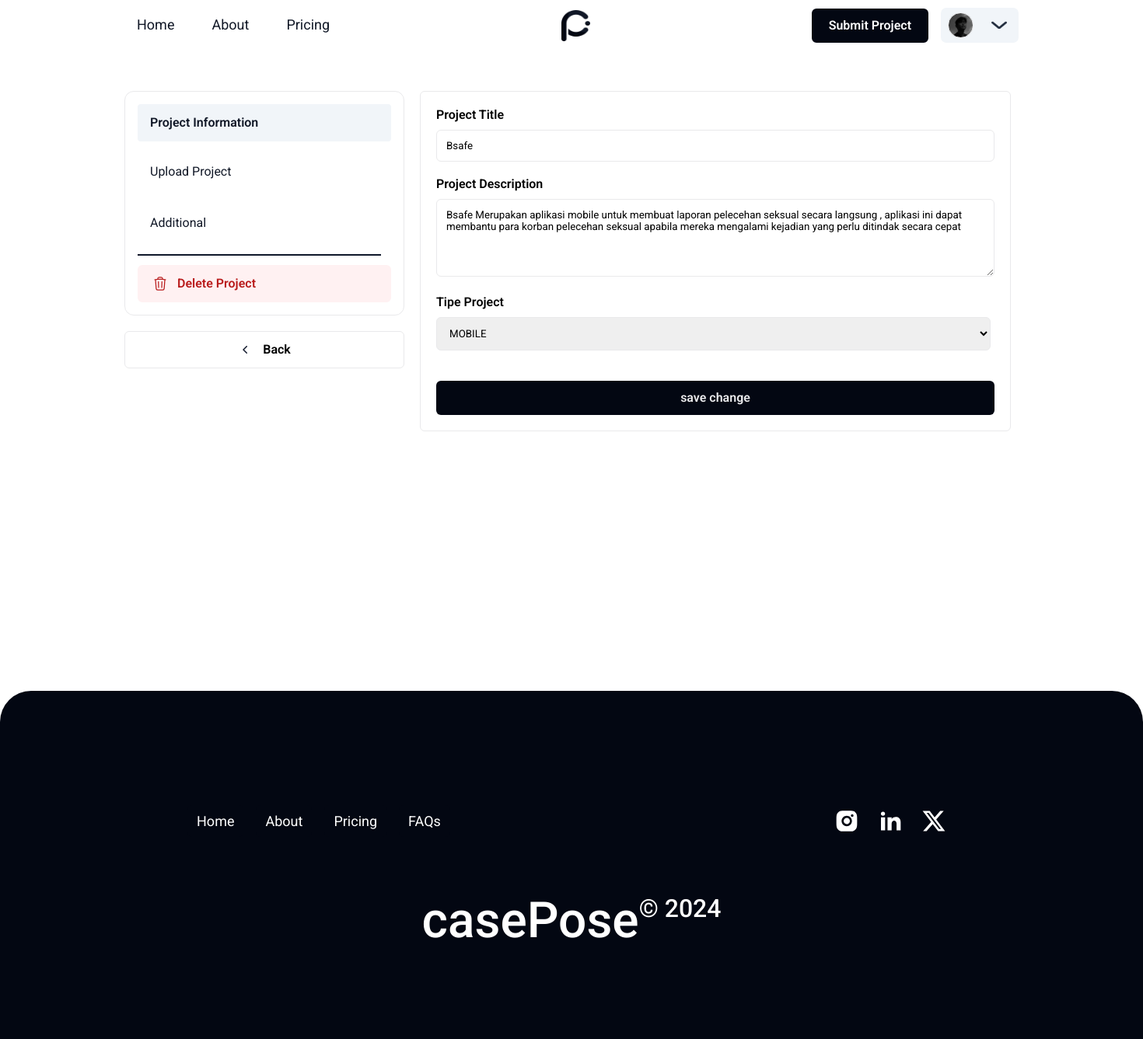
/after/edit-project/edit-project-1.php?idproject=4 (signed in), run on the app's committed database.
### tables this page shows
CREATE TABLE `user` (
  `userId` varchar(255) NOT NULL,
  `firstName` varchar(255) NOT NULL,
  `lastName` varchar(255) NOT NULL,
  `email` varchar(255) NOT NULL,
  `password` varchar(255) NOT NULL,
  `profilePicture` varchar(255) DEFAULT NULL,
  `personalWeb` varchar(255) DEFAULT NULL,
  `instagram` varchar(255) DEFAULT NULL,
  `linkedin` varchar(255) DEFAULT NULL,
  `github` varchar(255) DEFAULT NULL,
  `medium` varchar(255) DEFAULT NULL,
  `x` varchar(255) DEFAULT NULL,
  `about_me` text DEFAULT NULL
);

CREATE TABLE `project` (
  `projectId` varchar(255) NOT NULL,
  `projectName` varchar(255) DEFAULT NULL,
  `projectType` varchar(255) DEFAULT NULL,
  `projectDescription` text DEFAULT NULL,
  `projectLink` varchar(255) DEFAULT NULL,
  `projectPicture` varchar(255) DEFAULT NULL,
  `uploadDate` date DEFAULT NULL,
  `projectStatus` varchar(255) DEFAULT NULL,
  `projectTag` varchar(255) NOT NULL,
  `userId` varchar(255) DEFAULT NULL
);

### php/read-users.php (called while the page is built, shortened)
<?php
$userId = $_SESSION["userId"];
$sql = mysqli_query($conn,"SELECT * FROM user WHERE userId ='$userId'");
$rows = mysqli_fetch_assoc($sql);
?>

### after/edit-project/edit-project-1.php (the view, shortened to what this page needs)
<?php
include '../../php/connection.php';
include '../../php/read-users.php';
$id_project = $_GET["idproject"];
$edit_p = mysqli_query($conn, "SELECT * FROM project WHERE projectId = '$id_project'");
$rows_edit_p = mysqli_fetch_assoc($edit_p)
?>
<!DOCTYPE html>
<html lang="en">
<head>
    <link rel="stylesheet" href="../../style/nav_bar.css">
    <link rel="stylesheet" href="../../style/style-submit-project.css">
    <link rel="stylesheet" href="../../style/footer.css" />
    <link rel="stylesheet" href="../../style/style.css">
    <link rel="stylesheet" href="../../style/global.css">
    <link rel="stylesheet" href="../../style/style_edit_profil.css">
</head>
<body>
    <nav>
        <div class="navbar">
            <div class="navbar-menu">
                <a href="../index.php" class="navbar-item "><span class="navbar-text">Home</span></a>
                <a href="../about.php" class="navbar-item"><span class="navbar-text">About</span></a>
                <a href="../pricing.php" class="navbar-item"><span class="navbar-text">Pricing</span></a>
            </div>
            <div class="navbar-logo"><a href="../index.php"><img src="../../asset/logo/logo_2.png" alt=""></a></div>
            <div class="navbar-actions">
                <a href="../submit-project/submit-project-1.php" class="navbar-button-alt">
                    <div class="navbar-button-text-alt">Submit Project</div>
                </a>
                <div class="button-dropdown">
                    <div class="button-dropdown-1 margin-auto">
                        <div class="foto-profil" style="<?php
                                                        if ($rows["profilePicture"] == "") {
                                                            echo "background-image:url('../../asset/users/user/default-profil.jpg');";
                                                        } else {
                                                            echo "background-image:url('../../asset/users/user/" . $rows["profilePicture"] . "');";
                                                        }
                                                        ?>"></div>
                    </div>
                    <div class="button-dropdown-2 margin-auto">
                        <img src="../../asset/chevron-down.png" alt="" class="button-contained-img">
                    </div>
                </div>
            </div>
        </div>
    </nav>
    <br><br><br>
    <div class="content">
        <div class="side-navigation">
            <div class="navigation">
                <a href="<?php echo 'edit-project-1.php?idproject=' . $id_project; ?>" class="active">
                    <div>
                        <label for="">Project Information</label>
                    </div>
                </a>
                <a href="<?php echo 'edit-project-2.php?idproject=' . $id_project; ?>" class="inactive inact-hover">
                    <div>
                        <label for="">Upload Project</label>
                    </div>
                </a>
                <a href="<?php echo 'edit-project-3.php?idproject=' . $id_project; ?>" class="inactive inact-hover">
                    <div>
                        <label for="">Additional</label>
                    </div>
                </a>
                <hr>
                <div class="div-button-danger" onclick="notifikasiDelete()">
                    Delete Project
                </div>
            </div>
            <a id="back1" href="../index.php" class="button-contained"><img src="../../asset/chevron-left.png">Back</a>
        </div>
        <form method="POST" action="../../php/edit-project/edit-project-1.php">
            <div id="content-side-bar-1" class="content-side-bar">
                <label for="" class="bold">Project Title</label><br>
                <input name="projectName" id="edit-project-title" type="text" class="input-link" placeholder="Type Here....." value="<?php echo $rows_edit_p["projectName"] ?>"><br><br>
                <label for="edit-project-description" class="bold">Project Description</label><br>
                <textarea name="projectDescription" id="edit-project-description" class="input-desc" placeholder="Type Here....."><?php echo $rows_edit_p["projectDescription"]; ?></textarea><br><br>
                <label for="" class="bold">Tipe Project</label><br>
                <select name="projectType" id="" placeholder="Click here...">
                    <option value="<?php echo $rows_edit_p["projectType"] ?>" selected><?php echo $rows_edit_p["projectType"] ?></option>
                </select>
                <br><br>
                <div class="div-footer">
                    <div onclick="notifikasiEditSucces()" class="btn-primary-xlarge">save change</div>
                </div>
            </div>
        </form>
    </div>
    <footer class="footer">
        <div class="footer-navigation">
            <div class="footer-navigation-item margin-auto">
                <a href="index.php" class="footer-frame">
                    <div class="footer-text-wrapper-1">Home</div>
                </a>
                <a href="about.php" class="footer-frame">
                    <div class="footer-text-wrapper-1">About</div>
                </a>
                <a href="pricing.php" class="footer-frame">
                    <div class="footer-text-wrapper-1">Pricing</div>
                </a>
                <a href="faqs.php" class="footer-frame">
                    <div class="footer-text-wrapper-1">FAQs</div>
                </a>
            </div>
            <div class="footer-navigation-button margin-auto">
                <a href="https://instagram.com" class="footer-social-button" target="_blank" rel="noopener" title="Follow us on Instagram">
                </a>
                <a href="https://linkedin.com" class="footer-social-button" target="_blank" rel="noopener" title="Connect with us on LinkedIn">
                </a>
                <a href="https://twitter.com" class="footer-social-button" target="_blank" rel="noopener" title="Follow us on Twitter">
                </a>
            </div>
        </div>
        <div class="footer-logo">
            <div class="footer-copyright">
                <div class="footer-text-wrapper-2">casePose</div>
                <div class="footer-text-wrapper-3">© 2024</div>
            </div>
        </div>
    </footer>
</body>
</html>

### style/nav_bar.css (style rules this page uses)
* { font-family: roboto !important; box-sizing: border-box; }
.navbar { display: flex; justify-content: space-between; align-items: center; position: fixed; height: 65px; width: 100%; background-color: rgba(255, 255, 255, 1); z-index: 99; transition: padding 0.5s; padding: 12px 160px; transition: width 0.5s ease-in-out; }
.navbar-menu { display: inline-flex; align-items: center; gap: 16px; position: relative; flex: 0 0 auto; margin: 0; }
.navbar .navbar-item { background-color: transparent; border-bottom: 2px solid transparent; color: rgba(17, 24, 39, 1); cursor: pointer; display: inline-block; font-family: Roboto !important; font-size: 18px; font-weight: 400; line-height: 140%; margin: 0 4px; padding: 8px 12px; text-decoration: none; }
.navbar-text { display: block; }
.navbar .navbar-logo { height: 40px; width: 40px; margin: 0; }
.navbar-logo img { height: 40px; width: 37px; transition: filter 0.5s ease-in-out; }
.navbar-actions { display: inline-flex; align-items: center; justify-content: flex-end; gap: 16px; position: relative; flex: 0 0 auto; margin: 0; }
.navbar .navbar-button, .navbar .navbar-button-alt { display: inline-flex; align-items: center; justify-content: center; padding: 12px 20px; border-radius: 6px; text-decoration: none; cursor: pointer; transition: 0.5s; }
.navbar .navbar-button-alt { border: 2px solid rgba(3, 7, 18, 1); background-color: rgba(3, 7, 18, 1); color: rgba(255, 255, 255, 1); }
.navbar-button-text, .navbar-button-text-alt { position: relative; font-family: Roboto; font-weight: 600; letter-spacing: 0px; line-height: 100%; white-space: nowrap; font-style: normal; }
.foto-profil { background-size: 33px; height: 33px; width: 33px; border-radius: 50px; border: 1px solid rgba(233, 233, 235, 1); }
.button-dropdown { background-color: #F1F5F9; width: 100px; height: 45px; border-radius: 7px; margin: auto 0; position: relative; display: flex; transition: 0.5s ease-out; }
.button-dropdown-1 { margin: 0 auto; width: 45px; height: 45px; padding: 6px; }
.button-dropdown-2 { margin: 0 auto; width: 45px; height: 45px; padding: 12px; }
.button-contained-img { width: 20px; height: 10px; }

### style/style-submit-project.css (style rules this page uses)
.content { margin: 60px 160px 260px 160px; justify-content: flex-start; align-items: flex-start; flex-direction: row; gap: 20px; display: inline-flex; }
a { color: rgba(17, 24, 39, 1); }
.side-navigation { display: inline-flex; flex-direction: column; align-items: flex-start; gap: 20px; position: relative; }
.button-contained { all: unset; box-sizing: border-box; display: flex; width: 360px; height: 48px; align-items: center; justify-content: center; gap: 12px; padding: 12px 20px; position: relative; border-radius: 6px; overflow: hidden; border: 1px solid; border-color: rgba(233, 233, 235, 1); font-family: Roboto; font-size: 16px; font-style: normal; font-weight: 600; line-height: 100%; transition-duration: 0.2s; }
.side-navigation img { margin: 0; position: relative; width: 20px; height: 20px; }
.side-navigation .navigation { display: flex; flex-direction: column; width: 360px; align-items: flex-start; justify-content: center; gap: 12px; padding: 16px; position: relative; flex: 0 0 auto; border-radius: 12px; border: 1px solid; transition-duration: 0.5s; border-color: rgba(233, 233, 235, 1); }
.side-navigation .active { gap: 10px; background-color: #d3e7fb; font-size: 16px; font-family: Roboto; font-weight: 600; line-height: 16px; word-wrap: break-word; align-items: center; padding: 16px; position: relative; align-self: stretch; width: 100%; flex: 0 0 auto; border-radius: 4px; }
.side-navigation .inactive { color: rgba(17, 24, 39, 1); font-size: 16px; font-family: Roboto; font-weight: 400; line-height: 22.40px; word-wrap: break-word; align-items: center; gap: 10px; padding: 16px; position: relative; align-self: stretch; width: 100%; flex: 0 0 auto; border-radius: 4px; }
.content-side-bar { width: 760px; padding: 20px; border-radius: 6px; border: 1px solid rgba(233, 233, 235, 1); }
.input-link { margin-top: 10px; padding: 12px; width: 100%; border: 1px solid rgba(233, 233, 235, 1); border-radius: 6px; }
.input-desc { margin-top: 10px; padding: 12px; height: 100px; width: 100%; border: 1px solid rgba(233, 233, 235, 1); border-radius: 6px; }
.div-footer { display: flex; gap: 20px; }
.margin-auto { margin: 0 auto; }
select { width: 713px; margin: 10px 0px 20px; padding: 12px; border: 1px solid rgba(233, 233, 235, 1); border-radius: 6px; }

### style/global.css (style rules this page uses)
.bold { font-weight: 600; }
.margin-auto { margin: auto }

### data on the page
user: profilePicture (picture)
project: projectName "Bsafe", projectDescription "Bsafe Merupakan aplikasi mobile untuk membuat laporan pelecehan seksual secara langsung , aplikasi ini dapat membantu para korban pelecehan seksual apabila mereka mengalami kejadian yang perlu ditindak secara cepat", projectType "MOBILE"
